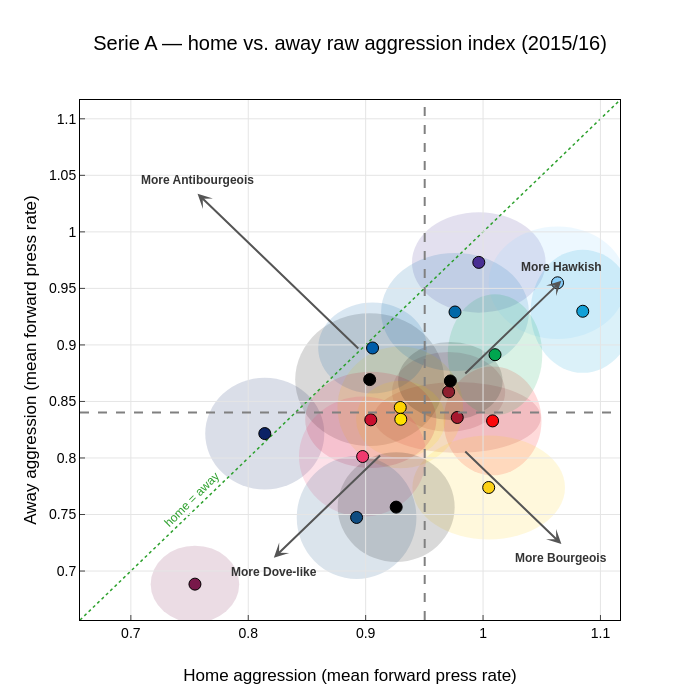

Notebook code cell kept with this figure:
### Code cell
serie_a_stats = plot_home_away_scatter("data/aggression_raw_serie_a.csv", "Serie A")

### Figure 1 — Plotly figure (JSON) as saved in the notebook; plotly's stock layout.template omitted (floating-point values rounded to 4 significant figures)
{"data": [{"hovertemplate": "<b>%{text}</b><br>Home: %{x:.2f}<br>Away: %{y:.2f}<extra></extra>", "marker": {"color": ["#FB090B", "#8E1F2F", "#0B2265", "#A6192E", "#000000", "#FFD400", "#005CA9", "#482E92", "#FFE200", "#C8102E", "#FCD116", "#0068A8", "#000000", "#87CEFA", "#12A0D7", "#F03A6E", "#0F4C81", "#00A64F", "#78184A", "#000000"], "line": {"color": "black", "width": 1}, "size": 12}, "mode": "markers", "text": ["AC Milan", "AS Roma", "Atalanta", "Bologna", "Carpi", "Chievo", "Empoli", "Fiorentina", "Frosinone", "Genoa", "Hellas Verona", "Inter Milan", "Juventus", "Lazio", "Napoli", "Palermo", "Sampdoria", "Sassuolo", "Torino", "Udinese"], "type": "scatter", "x": [1.008, 0.9707, 0.8141, 0.978, 0.9034, 0.9295, 0.9059, 0.9964, 0.9299, 0.9044, 1.005, 0.9761, 0.9721, 1.063, 1.085, 0.8974, 0.8923, 1.01, 0.7546, 0.926], "y": [0.8328, 0.8585, 0.8216, 0.8358, 0.8693, 0.8447, 0.8973, 0.973, 0.8343, 0.8338, 0.7739, 0.9291, 0.8681, 0.9549, 0.9298, 0.8013, 0.7474, 0.8914, 0.6884, 0.7565]}], "layout": {"annotations": [{"font": {"color": "#2ca02c", "size": 12}, "showarrow": false, "text": "home = away", "textangle": -45, "x": 0.7524, "xanchor": "center", "xref": "x", "y": 0.7634, "yanchor": "middle", "yref": "y"}, {"arrowcolor": "#555555", "arrowhead": 3, "arrowsize": 1.2, "arrowwidth": 2, "ax": 0.9836, "axref": "x", "ay": 0.8735, "ayref": "y", "showarrow": true, "text": "", "x": 1.067, "xref": "x", "y": 0.9567, "yref": "y"}, {"font": {"color": "#333333", "size": 12}, "showarrow": false, "text": "<b>More Hawkish</b>", "x": 1.067, "xanchor": "center", "xref": "x", "y": 0.9567, "yanchor": "middle", "yref": "y", "yshift": 14}, {"arrowcolor": "#555555", "arrowhead": 3, "arrowsize": 1.2, "arrowwidth": 2, "ax": 0.9136, "axref": "x", "ay": 0.8035, "ayref": "y", "showarrow": true, "text": "", "x": 0.8218, "xref": "x", "y": 0.7118, "yref": "y"}, {"font": {"color": "#333333", "size": 12}, "showarrow": false, "text": "<b>More Dove-like</b>", "x": 0.8218, "xanchor": "center", "xref": "x", "y": 0.7118, "yanchor": "middle", "yref": "y", "yshift": -14}, {"arrowcolor": "#555555", "arrowhead": 3, "arrowsize": 1.2, "arrowwidth": 2, "ax": 0.9836, "axref": "x", "ay": 0.807, "ayref": "y", "showarrow": true, "text": "", "x": 1.067, "xref": "x", "y": 0.7238, "yref": "y"}, {"font": {"color": "#333333", "size": 12}, "showarrow": false, "text": "<b>More Bourgeois</b>", "x": 1.067, "xanchor": "center", "xref": "x", "y": 0.7238, "yanchor": "middle", "yref": "y", "yshift": -14}, {"arrowcolor": "#555555", "arrowhead": 3, "arrowsize": 1.2, "arrowwidth": 2, "ax": 0.895, "axref": "x", "ay": 0.8955, "ayref": "y", "showarrow": true, "text": "", "x": 0.7568, "xref": "x", "y": 1.034, "yref": "y"}, {"font": {"color": "#333333", "size": 12}, "showarrow": false, "text": "<b>More Antibourgeois</b>", "x": 0.7568, "xanchor": "center", "xref": "x", "y": 1.034, "yanchor": "middle", "yref": "y", "yshift": 14}], "height": 700, "shapes": [{"fillcolor": "#FB090B", "layer": "below", "line": {"width": 0}, "opacity": 0.15, "type": "circle", "x0": 0.9664, "x1": 1.05, "xref": "x", "y0": 0.7847, "y1": 0.8809, "yref": "y"}, {"fillcolor": "#8E1F2F", "layer": "below", "line": {"width": 0}, "opacity": 0.15, "type": "circle", "x0": 0.9225, "x1": 1.019, "xref": "x", "y0": 0.8233, "y1": 0.8938, "yref": "y"}, {"fillcolor": "#0B2265", "layer": "below", "line": {"width": 0}, "opacity": 0.15, "type": "circle", "x0": 0.7633, "x1": 0.8648, "xref": "x", "y0": 0.7722, "y1": 0.871, "yref": "y"}, {"fillcolor": "#A6192E", "layer": "below", "line": {"width": 0}, "opacity": 0.15, "type": "circle", "x0": 0.9068, "x1": 1.049, "xref": "x", "y0": 0.8045, "y1": 0.8671, "yref": "y"}, {"fillcolor": "#000000", "layer": "below", "line": {"width": 0}, "opacity": 0.15, "type": "circle", "x0": 0.84, "x1": 0.9669, "xref": "x", "y0": 0.8106, "y1": 0.9281, "yref": "y"}, {"fillcolor": "#FFD400", "layer": "below", "line": {"width": 0}, "opacity": 0.15, "type": "circle", "x0": 0.876, "x1": 0.9829, "xref": "x", "y0": 0.7909, "y1": 0.8985, "yref": "y"}, {"fillcolor": "#005CA9", "layer": "below", "line": {"width": 0}, "opacity": 0.15, "type": "circle", "x0": 0.8596, "x1": 0.9522, "xref": "x", "y0": 0.8571, "y1": 0.9375, "yref": "y"}, {"fillcolor": "#482E92", "layer": "below", "line": {"width": 0}, "opacity": 0.15, "type": "circle", "x0": 0.9395, "x1": 1.053, "xref": "x", "y0": 0.9286, "y1": 1.017, "yref": "y"}, {"fillcolor": "#FFE200", "layer": "below", "line": {"width": 0}, "opacity": 0.15, "type": "circle", "x0": 0.8919, "x1": 0.968, "xref": "x", "y0": 0.8003, "y1": 0.8682, "yref": "y"}, {"fillcolor": "#C8102E", "layer": "below", "line": {"width": 0}, "opacity": 0.15, "type": "circle", "x0": 0.8485, "x1": 0.9602, "xref": "x", "y0": 0.7912, "y1": 0.8763, "yref": "y"}, {"fillcolor": "#FCD116", "layer": "below", "line": {"width": 0}, "opacity": 0.15, "type": "circle", "x0": 0.9398, "x1": 1.07, "xref": "x", "y0": 0.7279, "y1": 0.8199, "yref": "y"}, {"fillcolor": "#0068A8", "layer": "below", "line": {"width": 0}, "opacity": 0.15, "type": "circle", "x0": 0.9132, "x1": 1.039, "xref": "x", "y0": 0.8769, "y1": 0.9814, "yref": "y"}, {"fillcolor": "#000000", "layer": "below", "line": {"width": 0}, "opacity": 0.15, "type": "circle", "x0": 0.9276, "x1": 1.017, "xref": "x", "y0": 0.8337, "y1": 0.9025, "yref": "y"}, {"fillcolor": "#87CEFA", "layer": "below", "line": {"width": 0}, "opacity": 0.15, "type": "circle", "x0": 1.005, "x1": 1.122, "xref": "x", "y0": 0.9052, "y1": 1.005, "yref": "y"}, {"fillcolor": "#12A0D7", "layer": "below", "line": {"width": 0}, "opacity": 0.15, "type": "circle", "x0": 1.041, "x1": 1.129, "xref": "x", "y0": 0.8753, "y1": 0.9843, "yref": "y"}, {"fillcolor": "#F03A6E", "layer": "below", "line": {"width": 0}, "opacity": 0.15, "type": "circle", "x0": 0.8432, "x1": 0.9516, "xref": "x", "y0": 0.7483, "y1": 0.8543, "yref": "y"}, {"fillcolor": "#0F4C81", "layer": "below", "line": {"width": 0}, "opacity": 0.15, "type": "circle", "x0": 0.8413, "x1": 0.9433, "xref": "x", "y0": 0.693, "y1": 0.8017, "yref": "y"}, {"fillcolor": "#00A64F", "layer": "below", "line": {"width": 0}, "opacity": 0.15, "type": "circle", "x0": 0.97, "x1": 1.05, "xref": "x", "y0": 0.8379, "y1": 0.9449, "yref": "y"}, {"fillcolor": "#78184A", "layer": "below", "line": {"width": 0}, "opacity": 0.15, "type": "circle", "x0": 0.7169, "x1": 0.7923, "xref": "x", "y0": 0.6544, "y1": 0.7224, "yref": "y"}, {"fillcolor": "#000000", "layer": "below", "line": {"width": 0}, "opacity": 0.15, "type": "circle", "x0": 0.8762, "x1": 0.9758, "xref": "x", "y0": 0.708, "y1": 0.8051, "yref": "y"}, {"line": {"color": "grey", "dash": "dash"}, "type": "line", "x0": 0.9503, "x1": 0.9503, "xref": "x", "y0": 0, "y1": 1, "yref": "y domain"}, {"line": {"color": "grey", "dash": "dash"}, "type": "line", "x0": 0, "x1": 1, "xref": "x domain", "y0": 0.8403, "y1": 0.8403, "yref": "y"}, {"layer": "below", "line": {"color": "#2ca02c", "dash": "dot", "width": 1.5}, "type": "line", "x0": 0.6567, "x1": 1.117, "xref": "x", "y0": 0.6567, "y1": 1.117, "yref": "y"}], "title": {"text": "Serie A — home vs. away raw aggression index (2015/16)"}, "width": 700, "xaxis": {"range": [0.6567, 1.117], "title": {"text": "Home aggression (mean forward press rate)"}}, "yaxis": {"range": [0.6567, 1.117], "title": {"text": "Away aggression (mean forward press rate)"}}}}
